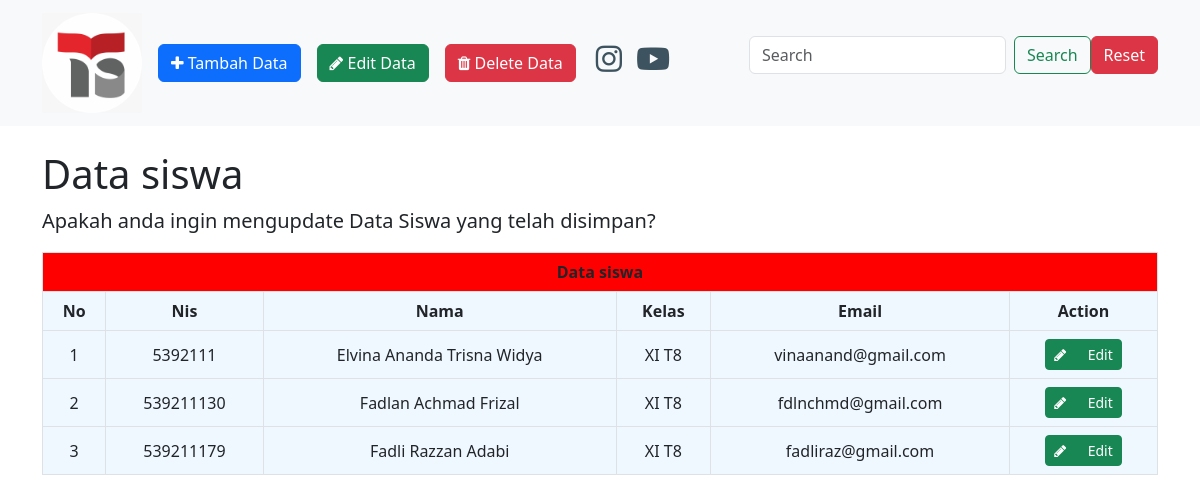
Page /edit.php on the committed database.
### tables this page shows
CREATE TABLE `siswa` (
  `id` int(11) NOT NULL,
  `nis` int(15) NOT NULL,
  `nama` varchar(100) DEFAULT NULL,
  `email` varchar(100) DEFAULT NULL,
  `kelas` varchar(15) DEFAULT NULL
);

### edit.php (the view, shortened to what this page needs)
<?php
$no_urut = 0;
?>
<html>
<head>
    <link href="css/bootstrap.min.css" rel="stylesheet" />
    <link rel="stylesheet" href="https://cdnjs.cloudflare.com/ajax/libs/font-awesome/6.3.0/css/all.min.css" />
    <link rel="stylesheet" href="datatables/datatables.css">
    <link rel="stylesheet" href="font awesome/css/font-awesome.min.css" />
</head>
<body>
    <nav class="navbar navbar-expand-lg bg-body-tertiary mb-3">
        <div class="container">
            <a class="navbar-brand" href="datasiswa.php"><img src="telkom.jpeg" width="100" alt=""></a>
            <div class="collapse navbar-collapse" id="navbarSupportedContent">
                <ul class="navbar-nav me-auto mb-2 mb-lg-0">
                    <li class="nav-item">
                        <a href="add.php" type="button" class="btn btn-primary">
                            <i class="fa fa-plus"></i>
                            Tambah Data
                        </a>
                    </li>
                    <li class="nav-item">
                        <a href="edit.php" type="button" class="btn btn-success">
                            <i class="fa fa-pencil"></i> Edit Data
                        </a>
                    </li>
                    <li class="nav-item">
                        <a href="delete.php" type="button" class="btn btn-danger ">
                            <i class="fa fa-trash"></i> Delete Data
                        </a>
                    </li>
                    <div class="links">
                        <a href="https://www.instagram.com/smktelkomjakarta/"><i class="ig fab fa-instagram"></i></a>
                        <a href="https://www.youtube.com/@smktelkom.jakarta"><i class="yt fab fa-youtube"></i></a>
                    </div>
                </ul>
                <form action="edit.php" method="GET" class="d-flex" role="search">
                    <input name="kata_cari" class="form-control me-2" type="search" placeholder="Search" aria-label="Search" value="<?php if (isset($_GET['kata_cari'])) {
                                                                                                                                        echo $_GET['kata_cari'];
                                                                                                                                    } ?>" />
                    <button class="btn btn-outline-success" type="submit">
                        Search
                    </button>
                    <a class="btn btn-danger" href="edit.php" type="button">
                        Reset
                    </a>
                </form>
            </div>
        </div>
    </nav>
    <div class="container">
        <h1 class="mt-4">Data siswa</h1>
        <figure>
            <blockquote class="blockquote">
                <p>Apakah anda ingin mengupdate Data Siswa yang telah disimpan?</p>
            </blockquote>
        </figure>
        <div class="table-responsive">
            <table id="" class="table align-middle table-bordered table-hover">
                <thead>
                    <tr class="dts">
                        <th colspan="6">
                            <center>Data siswa</center>
                        </th>
                    </tr>
                    <tr>
                        <center>
                            <th>
                                <center>No</center>
                            </th>
                            <th>
                                <center>Nis</center>
                            </th>
                            <th>
                                <center>Nama</center>
                            </th>
                            <th>
                                <center>Kelas</center>
                            </th>
                            <th>
                                <center>Email</center>
                            </th>
                            <th>
                                <center>Action</center>
                            </th>
                        </center>
                    </tr>
                </thead>
                <tbody>
                    <?php
                    include_once("config.php");
                    if (isset($_GET['kata_cari'])) {
                        $kata_cari = $_GET['kata_cari'];
                        $query = "SELECT * FROM siswa WHERE nis like '%" . $kata_cari . "%' OR nama like '%" . $kata_cari . "%' OR kelas like '%" . $kata_cari . "%' OR email like '%" . $kata_cari . "%' ORDER BY nama ASC";
                    } else {
                        $query = "SELECT * FROM siswa ORDER BY nama ASC";
                    }
                    $result = mysqli_query($mysqli, $query);
                    ?>
                    <?php
                    while ($user_data = mysqli_fetch_array($result)) {
                        $no_urut++;
                    ?>
                        <tr>
                            <td>
                                <center><?php echo $no_urut ?> </center>
                            </td>
                            <td>
                                <center><?php echo $user_data['nis']; ?> </center>
                            </td>
                            <td>
                                <center><?php echo $user_data['nama']; ?> </center>
                            </td>
                            <td>
                                <center><?php echo $user_data['kelas']; ?></center>
                            </td>
                            <td>
                                <center><?php echo $user_data['email']; ?></center>
                            </td>
                            <td>
                                <center>
                                    <a href="setting.php?id=<?php echo $user_data['id']; ?>" type="button" class="btn btn-success btn-sm">
                                        <i class="fa fa-pencil"></i> &emsp; Edit
                                    </a>
                                </center>
                            </td>
                        </tr>
                    <?php
                    }
                    ?>
                </tbody>
            </table>
        </div>
    </div>
</body>
</head>
</html>

### datatables/datatables.css (style rules this page uses)
:root { --dt-row-selected: 13, 110, 253; --dt-row-selected-text: 255, 255, 255; --dt-row-selected-link: 9, 10, 11; }

### edit.php (style rules this page uses)
tr { background-color: aliceblue; }
.nav-item { display: flex; justify-content: center; }
.dts { background-color: red; }
.links a { font-size: 30px; color: #3d535f; margin: 10px -10px 0px 20px; }

### rows in the picture
siswa: nis "5392111", nama "Elvina Ananda Trisna Widya", kelas "XI T8", email "vinaanand@gmail.com"
siswa: nis "539211130", nama "Fadlan Achmad Frizal", kelas "XI T8", email "fdlnchmd@gmail.com"
siswa: nis "539211179", nama "Fadli Razzan Adabi", kelas "XI T8", email "fadliraz@gmail.com"
